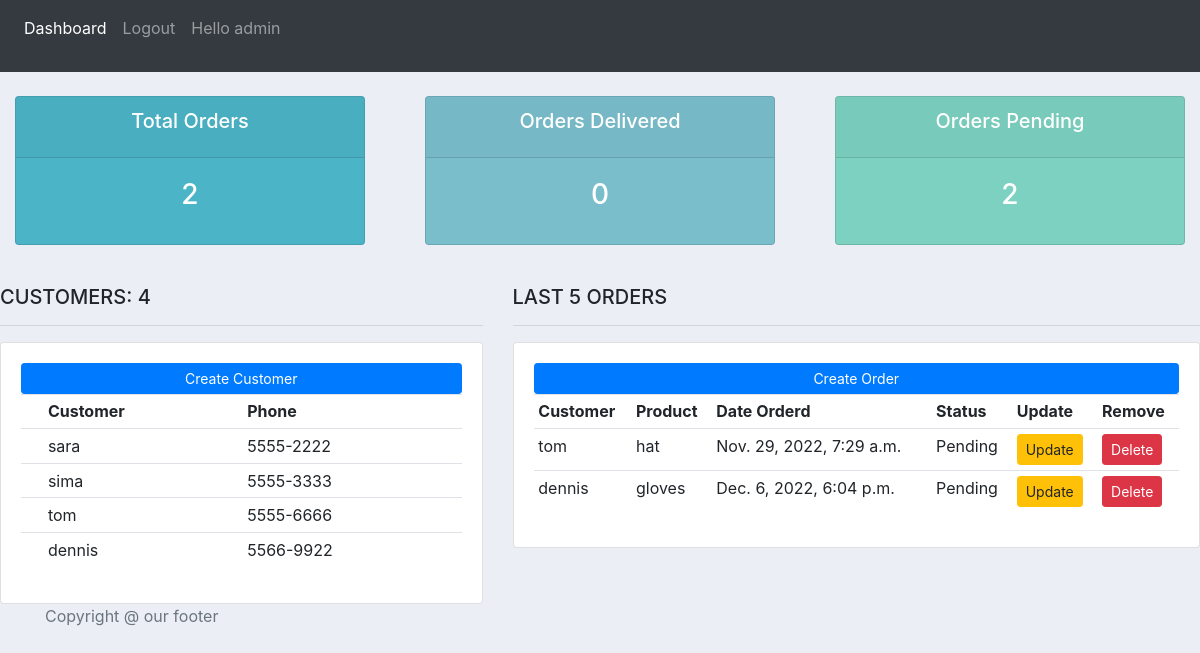
Page / (signed in) on the committed database.
### account/models.py (models this page shows, shortened)
class User(AbstractUser):
	name=models.CharField(max_length=200,null=True)
	email=models.EmailField(null=True,unique=True)
	phone=models.CharField(max_length=12,null=True)
	USERNAME_FIELD= 'username'
	REQUIRED_FIELDS=[]

class Customer(models.Model):
	user=models.OneToOneField(User,on_delete=models.CASCADE,null=True)
	name = models.CharField(max_length=200, null=True)
	phone = models.CharField(max_length=200, null=True)
	email = models.EmailField(unique=True,null=True)
	date_created = models.DateTimeField(auto_now_add=True, null=True, blank=True)
	def __str__(self):
		return self.name

class Order(models.Model):
	STATUS = (
			('Pending', 'Pending'),
			('Out for delivery', 'Out for delivery'),
			('Delivered', 'Delivered'),
			)
	customer = models.ForeignKey(Customer, on_delete= models.SET_NULL, null=True)
	product = models.ForeignKey(Product, on_delete=models.SET_NULL, null=True )
	date_created = models.DateTimeField(auto_now_add=True, null=True, blank=True)
	status = models.CharField(max_length=200, null=True, choices=STATUS)

class Product(models.Model):
	CATEGORY = (
			('Indoor', 'Indoor'),
			('Out Door', 'Out Door'),
			)
	name = models.CharField(max_length=200, null=True)
	price = models.FloatField(null=True)
	category = models.CharField(max_length=200, null=True, choices=CATEGORY)
	date_created = models.DateTimeField(auto_now_add=True, null=True, blank=True)
	def __str__(self):
		return self.name

### account/views.py (the view)
# urls.py: path('',views.dashboard,name='dashboard'),
def dashboard(request):
	customers=Customer.objects.all()
	orders=Order.objects.exclude(product__isnull=True)
	total_customers=customers.count()
	total_orders=orders.count()
	delivere=Order.objects.filter(status='Delivered').count()
	pending=Order.objects.filter(status='Pending').count()
	context={'customers': customers,'total_customers':total_customers,
	'orders':orders,'total_orders':total_orders,'delivered':delivere,
	'pending':pending}
	return render (request,'account/dashboard.html',context)

### account/templates/account/dashboard.html (shortened to what this page needs)
{% extends 'main.html' %}
{% block content %}
{% include 'navabar.html' %}
{% include 'account/status_row.html' %}
<br>
<div class="row">
	<div class="col-md-5">
		<h5>CUSTOMERS: {{total_customers}}</h5>
		<hr>
		<div class="card card-body">
			<div class="btn btn-primary  btn-sm btn-block" >Create Customer</div>
			<table class="table table-sm">
				<tr>
					<th></th>
					<th>Customer</th>
					<th>Phone</th>
				</tr>
				{% for customer in customers %}
					<tr>
						<td>
						</td>
						<td>{{customer.name}}</td>
						<td>{{customer.phone}}</td>
					</tr>
				{% endfor %}
			</table>
		</div>
	</div>
	<div class="col-md-7">
		<h5>LAST 5 ORDERS</h5>
		<hr>
		<div class="card card-body">
			<div class="btn btn-primary  btn-sm btn-block">Create Order</div>
			<table class="table table-sm">
				<tr>
					<th>Customer</th>
					<th>Product</th>
					<th>Date Orderd</th>
					<th>Status</th>
					<th>Update</th>
					<th>Remove</th>
				</tr>
				{% for order in orders %}
					<tr>
						<td>{{order.customer}}</td>
						<td>{{order.product}}</td>
						<td>{{order.date_created}}</td>
						<td>{{order.status}}</td>
						<td><a class="btn btn-sm btn-warning" href="{% url 'update_order' order.id%}">Update</a></td>
						<td><a class="btn btn-sm btn-danger" href="{% url 'delete_order' order.id%}">Delete</a></td>
					</tr>
				{% endfor %}
			</table>
		</div>
	</div>
</div>
{% endblock %}

### templates/navabar.html (shortened to what this page needs)
<nav class="navbar navbar-expand-lg navbar-dark bg-dark">
  <div class="collapse navbar-collapse" id="navbarSupportedContent">
    <ul class="navbar-nav mr-auto">
      <li class="nav-item active">
        <a class="nav-link" href="{% url 'dashboard' %}">Dashboard</a>
      </li>
      {% if request.user.is_authenticated%}
      <a class="nav-link" href="{% url 'logout_page'%}">Logout</a>
      <p class="nav-link">Hello {{request.user.username}}</p>
      {% else %}
      <a class="nav-link" href="{% url 'login'%}">Login</a>
      {% endif %}
    </ul>
  </div>
</nav>

### static/css/main.css (style rules this page uses)
body { background-color: #ebeff5; }

### rows in the picture
User: user.username "admin"
Customer: name "sara", phone "5555-2222"
Customer: name "sima", phone "5555-3333"
Customer: name "tom", phone "5555-6666"
Customer: name "dennis", phone "5566-9922"
Order: customer "tom", product "hat", date_created "Nov. 29, 2022, 7:29 a.m.", status "Pending"
Order: customer "dennis", product "gloves", date_created "Dec. 6, 2022, 6:04 p.m.", status "Pending"

### other values in the picture
{{ total_orders }} "2"
{{ delivered }} "0"
{{ pending }} "2"
{{ total_customers }} "4"
